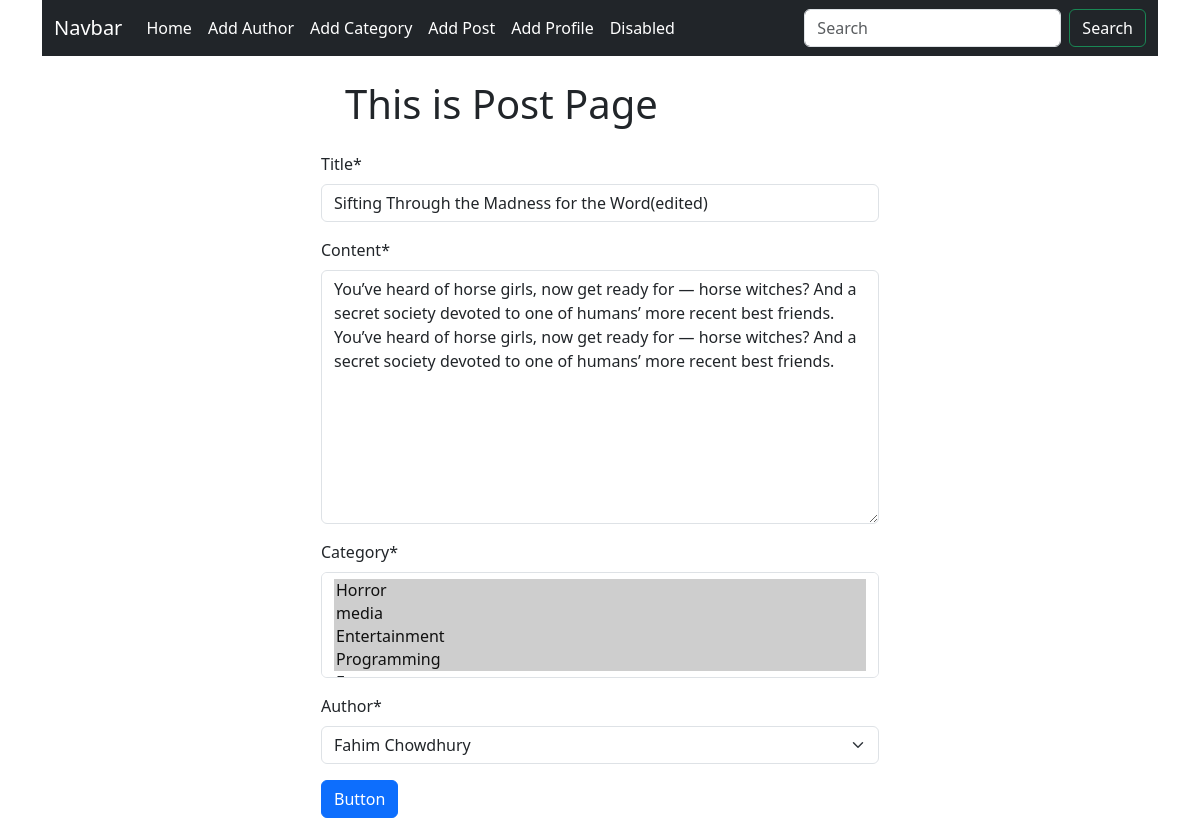
Screenshot of /post/edit/1 with the database file from the repository.
### post/models.py (models this page shows, shortened)
class Post(models.Model):
    title=models.CharField(max_length=50)
    content=models.TextField()
    category=models.ManyToManyField(Category)
    author=models.ForeignKey(Author, on_delete=models.CASCADE)

### post/views.py (the view)
# urls.py: path("edit/<int:id>", views.edit_post, name="edit_post"),
def edit_post(request,id):
    post=Post.objects.get(pk=id)
    post_form = forms.PostForms(instance=post)
    if request.method=='POST':
        post_form = forms.PostForms(request.POST,instance=post)
        if post_form.is_valid():
            post_form.save()
            return redirect("homepage")
    return render(request,"post/add_post.html",{'form':post_form})

### post/forms.py
class PostForms(forms.ModelForm):
    class Meta:
        model = Post
        fields= '__all__'

### author/models.py (called while the page is built)
    def __str__(self):
        return self.name

### categories/models.py (called while the page is built)
    def __str__(self):
        return self.name

### post/templates/post/add_post.html
{% extends "base.html" %} {% load crispy_forms_tags %} {% block content %}
<form style="width: 50%; margin: auto" method="post">
  <h1 class="m-4">This is Post Page</h1>
  {% csrf_token %} {{form | crispy }}
  <button class="btn btn-primary">Button</button>
</form>
{% endblock %}

### rows the page displays
Post: title "Sifting Through the Madness for the Word(edited)", content "You’ve heard of horse girls, now get ready for — horse witches? And a secret society devoted to one of humans’ more recent best friends. You’ve heard of horse girls, now get ready for — horse witches? And a secret society devoted to one of humans’ more recent best friends.", author "Fahim Chowdhury"
